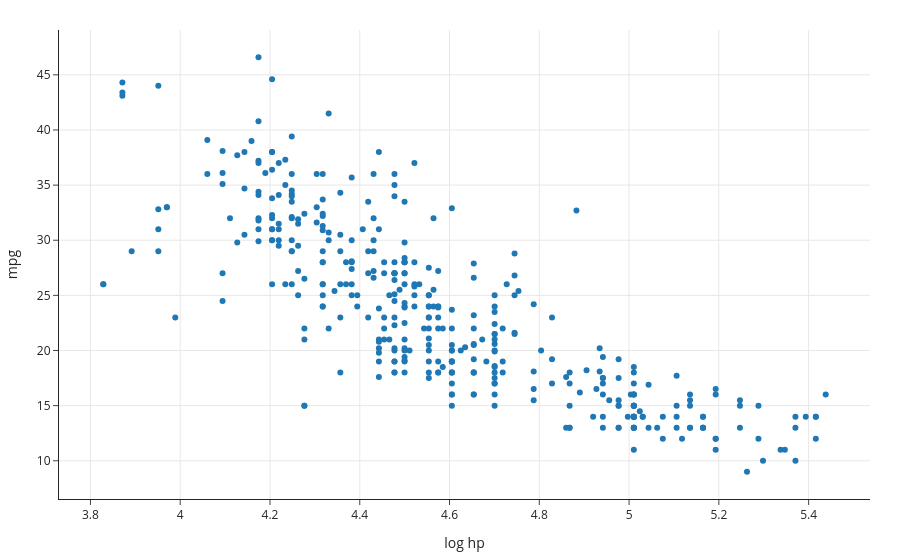

The notebook cell this image was saved under:
### Markdown cell above
What does our data look like now?

### Code cell
px.scatter(mpg, x='log hp', y='mpg')

### Figure 1 — Plotly figure (JSON) as saved in the notebook; plotly's stock layout.template omitted (floating-point values rounded to 4 significant figures; data arrays with more than 128 entries replaced by an {"elided": "..."} marker saying what was removed)
{"data": [{"hovertemplate": "log hp=%{x}<br>mpg=%{y}<extra></extra>", "legendgroup": "", "marker": {"color": "#1F77B4", "symbol": "circle"}, "mode": "markers", "name": "", "orientation": "v", "showlegend": false, "type": "scatter", "x": {"elided": "392 float values"}, "xaxis": "x", "y": {"elided": "392 float values"}, "yaxis": "y"}], "layout": {"legend": {"tracegroupgap": 0}, "xaxis": {"anchor": "y", "domain": [0, 1], "title": {"text": "log hp"}}, "yaxis": {"anchor": "x", "domain": [0, 1], "title": {"text": "mpg"}}}}
